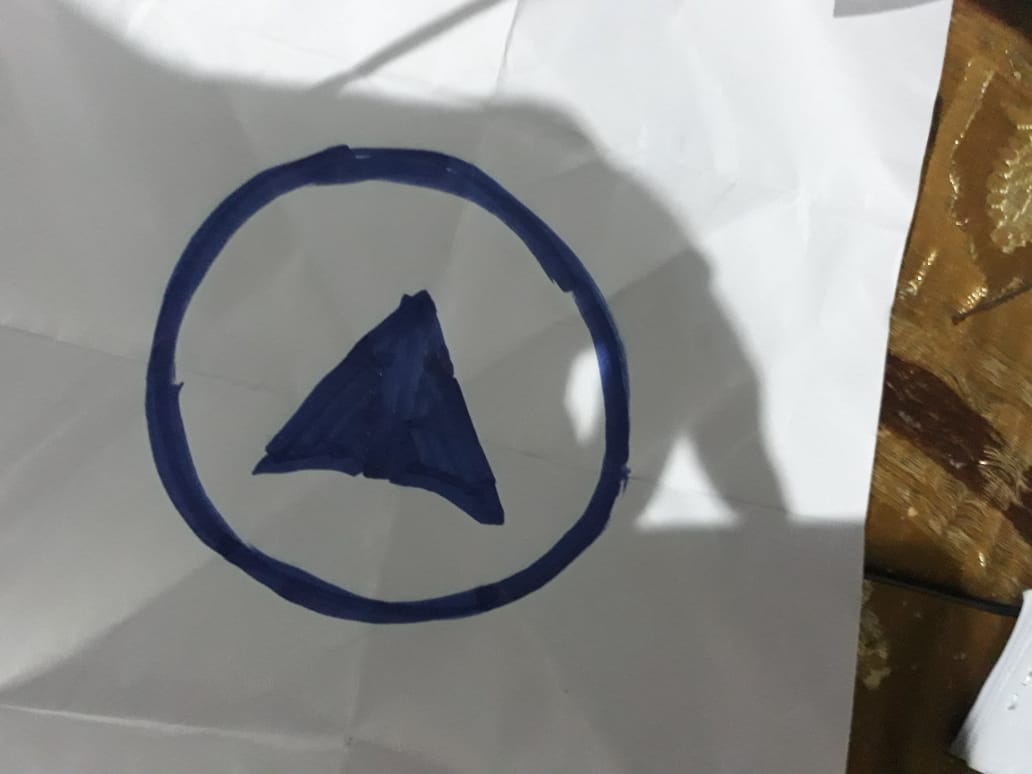
#> input picture decrypt-escape-room-terminal/bookclue.jpeg, 1032 x 774 px; its folder holds only this picture in this run
$ python -i imageprocess.py   (imports and definitions only)
#> lines starting #> are read from the running program, lines starting #| are printed output that depends on the picture; after the words box and inside, x2 and y2 are one past the last pixel; in counts of white or black regions, pixels touching at a corner belong together
import cv2
import math
import numpy as np

MAX_ERROR = 25
MIN_RADIUS = 150
MAX_RADIUS = 750


class DetectedCircle:
    # [7 lines left out: function __init__, not called in this run]


class DetectedArrow:
    # [7 lines left out: function __init__, not called in this run]


class BoundRect:
    # [5 lines left out: function __init__, not called in this run]


class Point:
    def __init__(self, x, y):
        self.x = x
        self.y = y

    def toTuple(self):
        return (self.x, self.y)

    def toIntTuple(self):
        return (int(self.x), int(self.y))


def preprocessor(colorImage):
    # Grey-scale image
    monoImage = cv2.cvtColor(colorImage, cv2.COLOR_RGBA2GRAY)
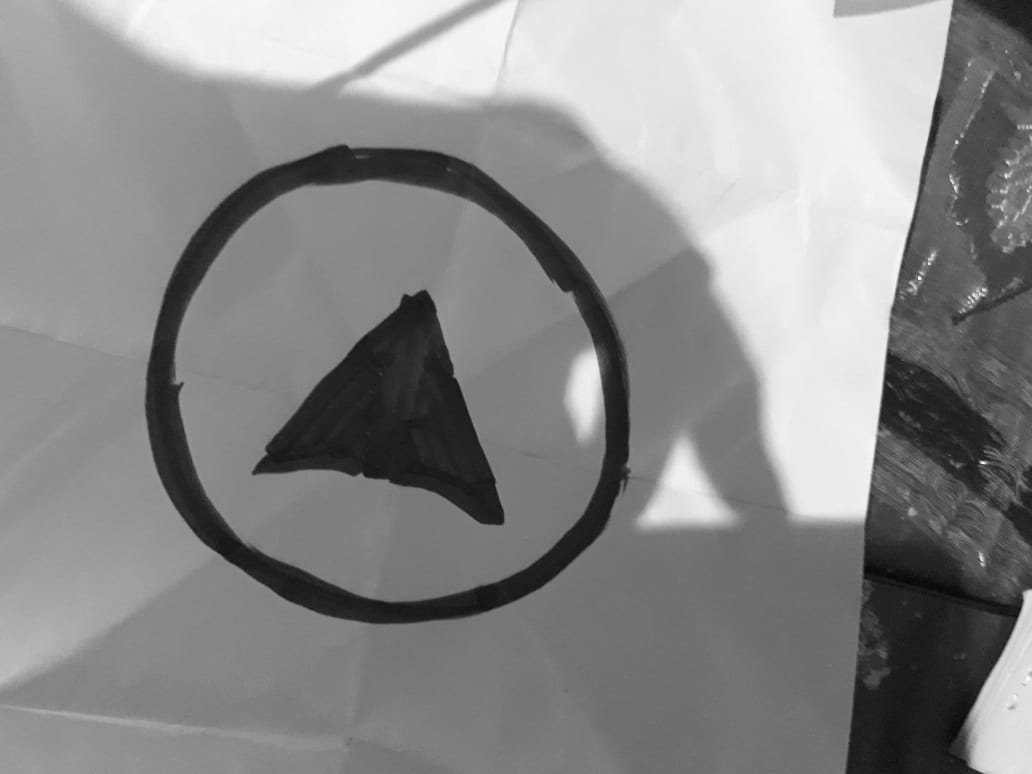
#> monoImage: shape (774, 1032); min 3, max 254, mean 137.5

    # Blur image
    blurSize = (7, 7)
    blurredImage = cv2.GaussianBlur(monoImage, blurSize, 2, 2)

    # Threshold image
    _, threshedImage = cv2.threshold(blurredImage, 0, 255, cv2.THRESH_OTSU)
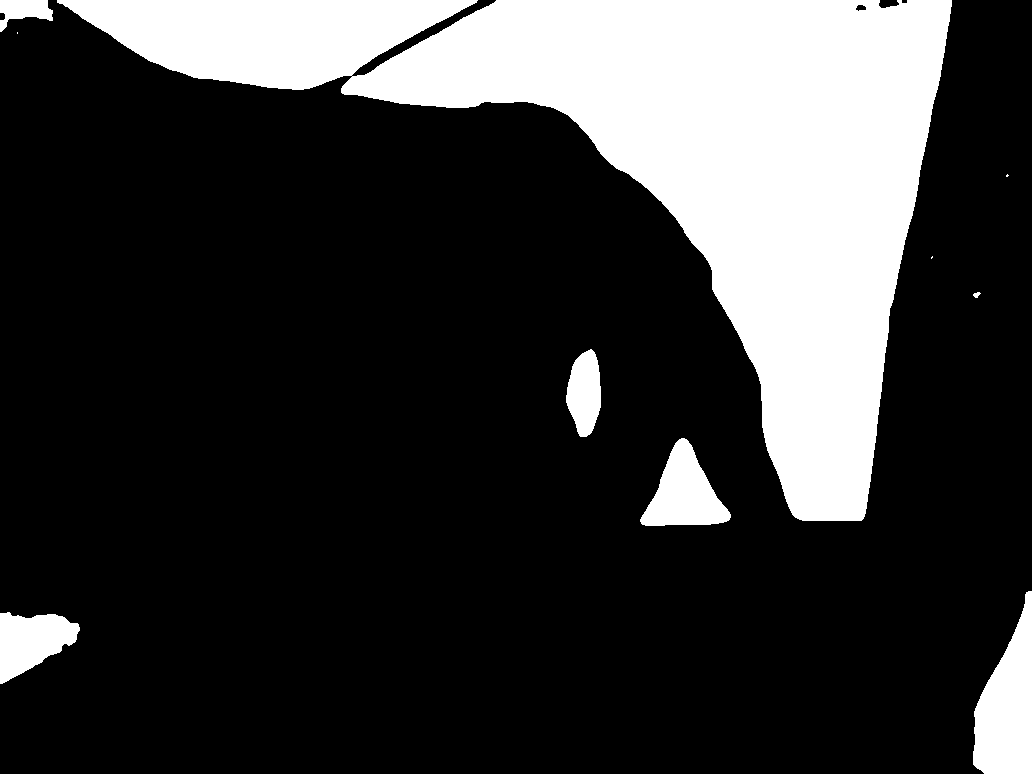
#> threshedImage: shape (774, 1032); 22% white; 10 white regions (3 under 20 px), largest, box (x1, y1, x2, y2) and area: (57, 0, 952, 521) 157304, (973, 591, 1032, 774) 7032, (640, 438, 731, 526) 4375
    #_, threshedImage = cv2.threshold(
    #    blurredImage, 100, 255, cv2.THRESH_BINARY_INV)

    # Apply morphological transformations
    morphKernel = np.ones((3, 3))
    transformedImage = cv2.morphologyEx(threshedImage, cv2.MORPH_OPEN,
                                        morphKernel)
#> transformedImage: shape (774, 1032); 22% white; 7 white regions, largest, box (x1, y1, x2, y2) and area: (57, 0, 952, 521) 157303, (973, 591, 1032, 774) 7032, (640, 438, 731, 526) 4375
    transformedImage = cv2.morphologyEx(transformedImage, cv2.MORPH_CLOSE,
                                        morphKernel)
#> transformedImage: shape (774, 1032); 22% white; 7 white regions

    return transformedImage


def getCircleFromContour(contour):
    area = cv2.contourArea(contour)

    # Too small
    if area < 50:
        return None

    # Approximate radius using area and perimeter
    arcLength = cv2.arcLength(contour, True)
    radiusByArea = math.sqrt(area / (math.pi))
    radiusByLength = arcLength / (2*math.pi)
    approxRadius = (radiusByArea + radiusByLength)/2
    error = abs(radiusByLength - radiusByArea)

    # Filter out
    if approxRadius < MIN_RADIUS or\
            approxRadius > MAX_RADIUS or\
            error > MAX_ERROR:
        return None

    # Get center point
    mu = cv2.moments(contour)
    center = Point(mu['m10'] / mu['m00'], mu['m01'] / mu['m00'])

    # Add Circle
    detectedCircle = DetectedCircle(center, approxRadius, error, contour)
    return detectedCircle


# [24 lines left out: function getArrowFromContour, not called in this run]

def getContours(img):
    v = cv2.findContours(img,
                        cv2.RETR_TREE,
                        cv2.CHAIN_APPROX_SIMPLE)
#> v = 8 contours, 1 with area under 20; largest, box (x1, y1, x2, y2) and area: (57, 0, 952, 521) 156004, (973, 591, 1032, 774) 6823, (640, 438, 731, 526) 4244, (0, 612, 80, 684) 3513, (566, 350, 601, 437) 2148, (0, 0, 53, 32) 904, (856, 4, 867, 11) 52
    try:
        _, contours, __ = v
    except:
        contours, _ = v
#> contours has the same summary as v
    return contours

def detectCircle(preprocessedImage):
    # Find contours in image
    contours = getContours(preprocessedImage)
#> contours has the same summary as v in getContours

    # Get circles and filter out None values
    detectedCircles = map(getCircleFromContour, contours)
    detectedCircles = list(filter(lambda x: x is not None, detectedCircles))
#> in getCircleFromContour, `area = cv2.contourArea(contour)`: area = 3513
#> in getCircleFromContour, `arcLength = cv2.arcLength(contour, True)`: arcLength = 272.5
#> in getCircleFromContour, `radiusByArea = math.sqrt(area / (math.pi))`: radiusByArea = 33.44
#> in getCircleFromContour, `radiusByLength = arcLength / (2*math.pi)`: radiusByLength = 43.37
#> in getCircleFromContour, `approxRadius = (radiusByArea + radiusByLength)/2`: approxRadius = 38.41
#> in getCircleFromContour, `error = abs(radiusByLength - radiusByArea)`: error = 9.93
#> detectedCircles = []

    if len(detectedCircles) == 0:
        # No detected circles
        return None

    # Find the circle with smallest error
    detectedCircle = min(detectedCircles, key=lambda x: x.error)

    return detectedCircle


# [57 lines left out: functions detectArrow, countBlackPoints, findCorrectCombination, not called in this run]

message_from_image_processor = ""

def process(colorImage):
    global message_from_image_processor
    message_from_image_processor = ""

    preprocessedImage = preprocessor(colorImage)
    detectedCircle = detectCircle(preprocessedImage)

    if detectedCircle is None:
        message_from_image_processor = "nothing detected"
        return colorImage, preprocessedImage, float("inf")

    r = cv2.boundingRect(detectedCircle.contour)
    regionOfInterest = colorImage[int(r[1]):int(r[1]+r[3]),
                                  int(r[0]):int(r[0]+r[2])]

    detectedArrow = detectArrow(regionOfInterest)

    if detectedArrow == None:
        message_from_image_processor = "no middle content detected"
        return colorImage, preprocessedImage, float("inf")

    contour = detectedArrow.contour
    # Find bottom most point and top most points
    minPoint = min(contour, key=lambda a: a[1])
    maxPoint = max(contour, key=lambda a: a[1])

    p = Point(*minPoint)
    q = Point(*maxPoint)

    # Find the furthest point from p and q by finding the point r which maximizes
    # the area of the triangle pqr
    def areaOfTriangle(point):
        return 0.5 * abs((p.x - point[0]) * (q.y - p.y) - (p.x - q.x) * (point[1] - p.y))

    r = Point(*max(contour, key=areaOfTriangle))

    p, q, r = findCorrectCombination(p, q, r, detectedArrow.contour)

    cx = (p.x + q.x) / 2
    cy = (p.y + q.y) / 2
    c = Point(cx, cy)

    if c.y == r.y:
        angle = -90.0
    else:
        angle = math.floor(math.degrees(math.atan((r.x - c.x) / (r.y - c.y))))

    if c.y < r.y:
        if c.x < r.x:
            angle = -180 + angle
        else:
            angle = 180 + angle

    if c.y > r.y:
        if c.x > r.x:
            angle = 90-angle
        else:
            angle = 90-angle
    else:
        if c.x > r.x:
            angle = 90-angle
        else:
            angle = 270 + angle

    message_from_image_processor = "detected angle: {}".format(angle)

    return colorImage, preprocessedImage, angle

>>> import cv2
>>> picture = cv2.cvtColor(cv2.imread('bookclue.jpeg'), cv2.COLOR_BGR2RGB)
>>> result = process(picture)
